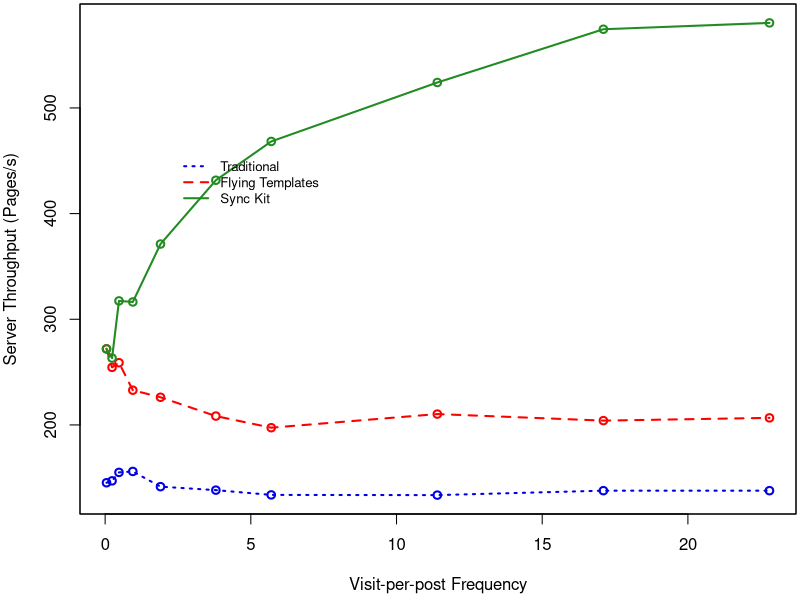

This chart was generated by the following R code:

# ============================================================================
# PLOT 3
# Create a line graph of measured server throughput
# ----------------------------------------------------------------------------
# Parameters
#
# file,highest_rate,attempted_rate,avg_data
# test_freq_12_per_day_traditional.txt,133.600000,135,159456.000000
# test_freq_2_per_day_tokyo.txt,226.200000,193,61086.000000
# test_freq_24_per_day_synckit.txt,580.500000,503,13365.000000
#
# ============================================================================

tp <- read.csv("apache.csv",
    header=T,
    dec='.',
    na.strings=c('XXXXXXX')
)

# Aggregate across all the merged CSV file (this file should contain all 3)

# Average the data across each strategy
tpAgg <- aggregate(tp, 
                   by=list(tp$file, tp$strategy, tp$frequency), 
                   FUN=mean, 
                   na.rm=TRUE)

plot_colors <- c(rgb(r=0.0,g=0.0,b=0.9), "red", "forestgreen")

# Start PDF device driver to save output to figure.pdf
pdf(file="Figure_5_throughput.pdf", height=3.5, width=5)

# Trim off excess margin space (bottom, left, top, right)par(mar=c(4.2, 3.8, 0.2, 0.2))
par(mar=c(4.3, 4, 0.2, 0.2))


# Graph autos using a y axis that uses the full range of value
# in autos_data. Label axes with smaller font and use larger 
# line widths.
plot(
    x=tpAgg[tpAgg$Group.2 == "Traditional",]$frequency*12/12.631578947, 
    y=tpAgg[tpAgg$Group.2 == "Traditional",]$highest_rate, 
    type="o", 
       col=plot_colors[1], 
       ylim=range(tpAgg$highest_rate), 
       ann=T, 
       xlab="Visit-per-post Frequency",
       ylab="Server Throughput (Pages/s)", 
       cex.lab=1, 
       lwd=2,
       lty=3
)

# # Make x axis tick marks without labels
# axis(1, lab=F)
# 
# # Plot y axis with smaller horizontal labels 
# axis(1, at=points[seq(7, length(points), 7)], lab=points[seq(7, length(points), 7)])
# axis(2, las=1, cex.axis=0.8)

# Create box around plot
box()
# 
# # Graph FT with thicker red dashed line
lines(
    tpAgg[tpAgg$Group.2 == "Flying Templates",]$frequency*12/12.631578947,
    tpAgg[tpAgg$Group.2 == "Flying Templates",]$highest_rate,
    type="o", 
    lty=2, 
    lwd=2, 
    col=plot_colors[2]
)
# 
# # Graph SK with thicker green dotted line
lines(
    tpAgg[tpAgg$Group.2 == "Sync Kit",]$frequency*12/12.631578947,
    tpAgg[tpAgg$Group.2 == "Sync Kit",]$highest_rate,
    type="o", 
    lty=1, 
    lwd=2, 
    col=plot_colors[3]
)

# Create a legend in the top-left corner that is slightly  
# smaller and has no border
legend(2.3, 460, c("Traditional", "Flying Templates", "Sync Kit"), cex=0.8, col=plot_colors, 
   lty=c(3,2,1), lwd=2, bty="n");
  
# Turn off device driver (to flush output to PDF)
dev.off()


# Restore default margins
par(mar=c(5, 4, 4, 2) + 0.1)

